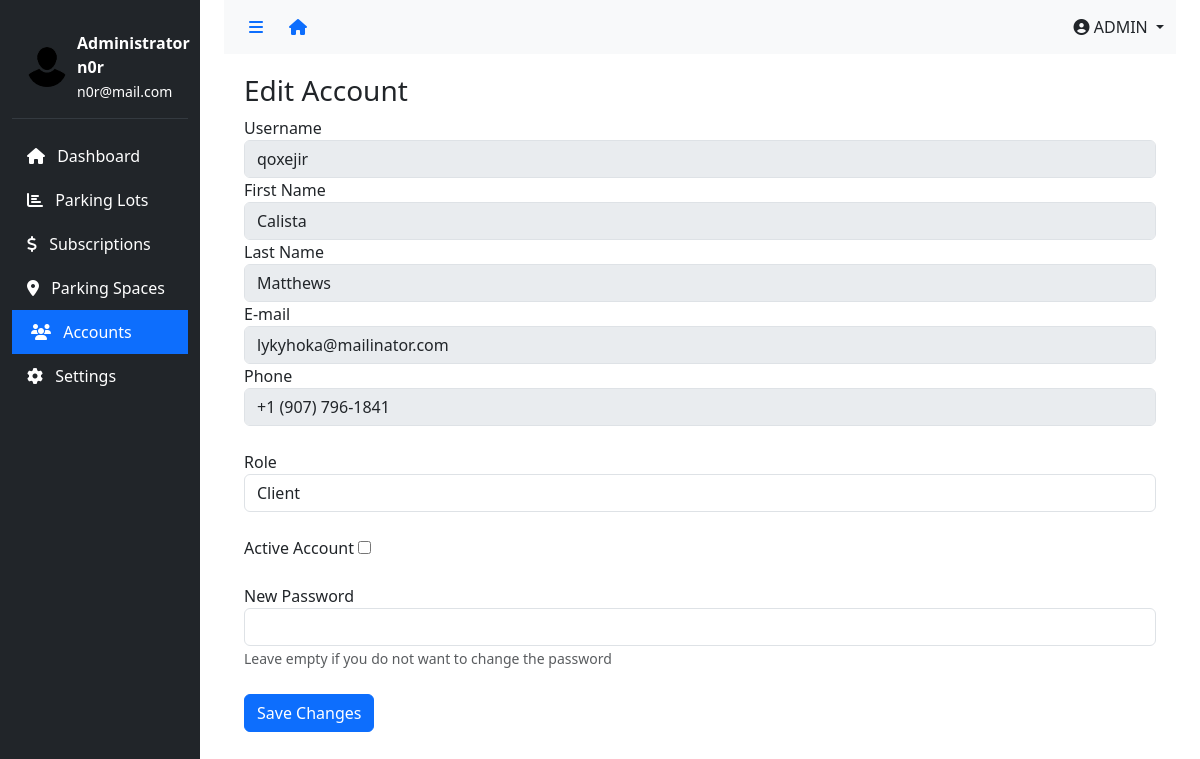
Before: /dashboard/uaccounts/edit/9/ (signed in) with the older database file.
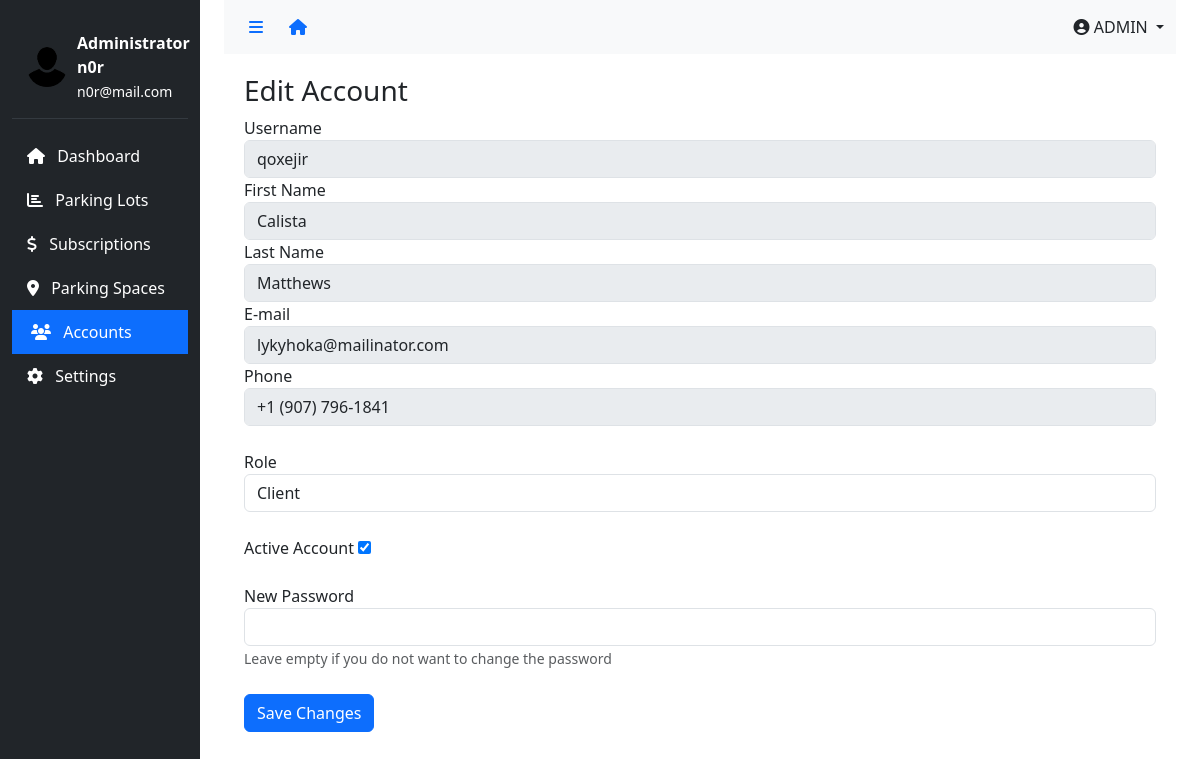
After: the same page with the newer database file.
### app/models.py (models this page shows, shortened)
class User(AbstractUser):
    class Role(models.TextChoices):
        ATTENDANTS = "ATTENDANTS", "Attendants"
        ADMIN = "ADMIN", "Admin"
        CLIENT = "CLIENT", "Client"
    role = models.CharField(
        max_length=50,
        choices=Role.choices,
        default=Role.CLIENT  # Set default role to CLIENT
    )
    phone_number = models.CharField(
        validators=[phone_regex],
        max_length=10,
        unique=True,
        null=True
    )
    groups = models.ManyToManyField(
        'auth.Group',
        related_name='users',
        blank=True,
        help_text='The groups this user belongs to.'
    )
    user_permissions = models.ManyToManyField(
        'auth.Permission',
        related_name='users',
        blank=True,
        help_text='Specific permissions for this user.'
    )

### app/views.py (the view, shortened to what this page needs)
# urls.py: path('dashboard/uaccounts/edit/<int:user_id>/', views.edit_user, name='edit_user'),
@login_required
@admin_required
def edit_user(request, user_id):
    if not request.user.is_superuser:
        messages.error(request, "You are not authorized to edit this user.")
        return redirect('uaccounts')  # Redirect to the user accounts page
    user_to_edit = get_object_or_404(User, id=user_id)
    return render(request, 'dashboard/edit_user.html', {'user_to_edit': user_to_edit, 'active_menu': 'uaccounts'})

### app/templates/app/dashboard/edit_user.html (shortened to what this page needs)
{% extends 'dashboard/base.html' %}
{% load static %}
{% block content %}
<div class="content">
    <h3>Edit Account</h3>
    <form method="POST">
        <div class="form-group">
            <label for="username">Username</label>
            <input type="text" id="username" class="form-control" value="{{ user_to_edit.username }}" disabled>
        </div>
        <div class="form-group">
            <label for="first_name">First Name</label>
            <input type="text" id="first_name" class="form-control" value="{{ user_to_edit.first_name }}" disabled>
        </div>
        <div class="form-group">
            <label for="last_name">Last Name</label>
            <input type="text" id="last_name" class="form-control" value="{{ user_to_edit.last_name }}" disabled>
        </div>
        <div class="form-group">
            <label for="email">E-mail</label>
            <input type="email" id="email" class="form-control" value="{{ user_to_edit.email }}" disabled>
        </div>
        <div class="form-group">
            <label for="phone_number">Phone</label>
            <input type="text" id="phone_number" class="form-control" value="{{ user_to_edit.phone_number }}" disabled>
        </div>
        <br>
        <div class="form-group">
            <label for="role">Role</label>
            <select name="role" id="role" class="form-control">
                <option value="CLIENT" {% if user_to_edit.role == "CLIENT" %}selected{% endif %}>Client</option>
            </select>
        </div>
        <br>
        <div class="form-group">
            <label for="is_active">Active Account</label>
            <input type="checkbox" name="is_active" id="is_active" {% if user_to_edit.is_active %}checked{% endif %}>
        </div>
        <br>
        <div class="form-group">
            <label for="password">New Password</label>
            <input type="password" name="password" id="password" class="form-control">
            <small class="form-text text-muted">Leave empty if you do not want to change the password</small>
        </div>
        <br>
        <button type="submit" class="btn btn-primary">Save Changes</button>
    </form>
</div>
{% endblock %}

Changed rows visible on the page:
changed User "qoxejir": is_active "☐" → "☑"
